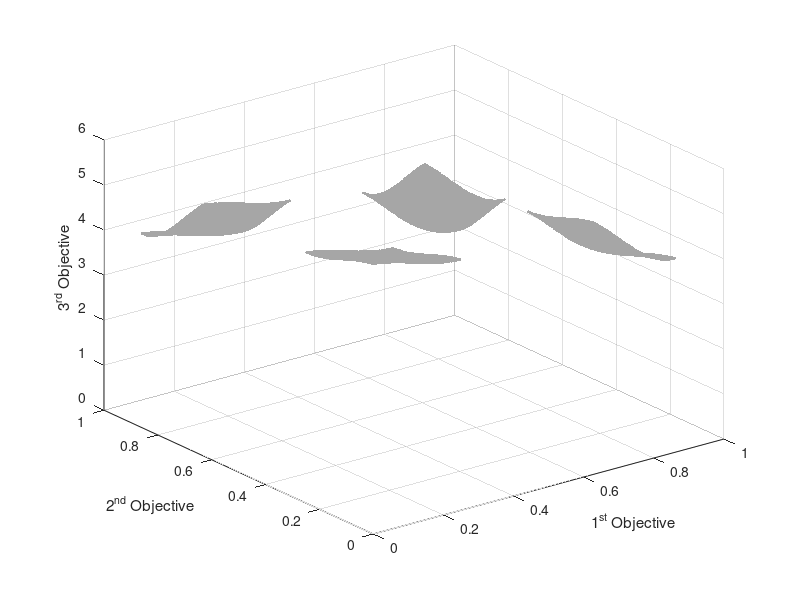

MATLAB code to generate this figure:
load('DTLZ7.mat');

% scatter3(PF(:, 1), PF(:, 2), PF(:, 3), 'c.');
scatter3(PF(:, 1), PF(:, 2), PF(:, 3),'SeriesIndex',1,'DisplayName','PF',...
    'MarkerEdgeColor',[0.650980392156863 0.650980392156863 0.650980392156863],...
    'MarkerFaceAlpha',0.5,...
    'MarkerFaceColor',[0.650980392156863 0.650980392156863 0.650980392156863],...
    'Marker','.');
xlabel('1^{st} Objective');
ylabel('2^{nd} Objective');
zlabel('3^{rd} Objective');
xlim([0 1]);
ylim([0 1]);
zlim([0 6]);